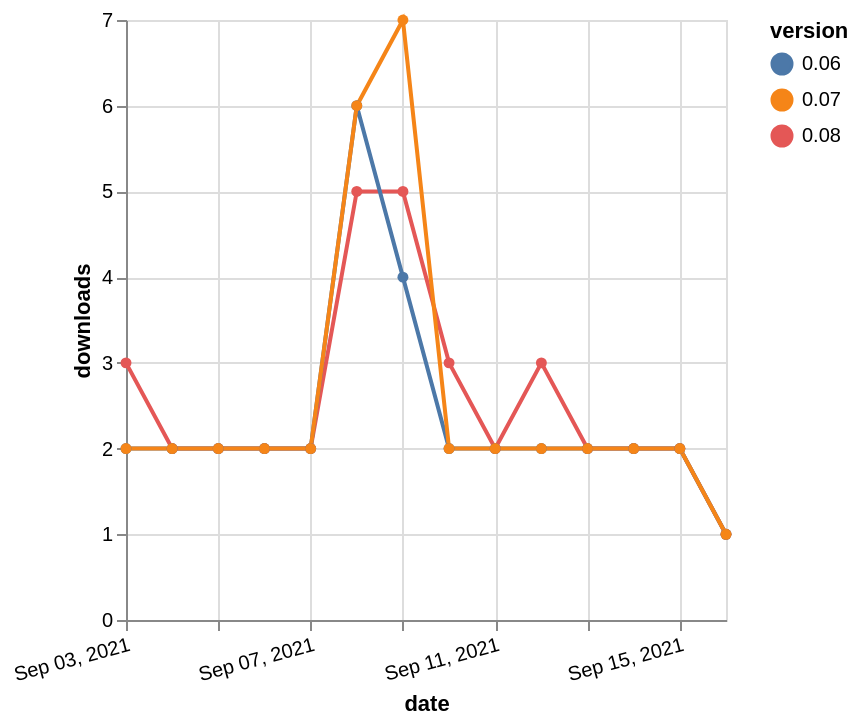

Describe this chart as a Vega-Lite specification.
### Vega-Lite specification from a JSON file in a GitHub repository (floating-point values rounded to 4 significant figures)
{"$schema": "https://vega.github.io/schema/vega-lite/v5.json", "description": "A simple bar chart with embedded data.", "data": {"values": [{"date": "2021-09-03", "total": 3453, "delta": 3, "version": "0.08"}, {"date": "2021-09-04", "total": 3455, "delta": 2, "version": "0.08"}, {"date": "2021-09-05", "total": 3457, "delta": 2, "version": "0.08"}, {"date": "2021-09-06", "total": 3459, "delta": 2, "version": "0.08"}, {"date": "2021-09-07", "total": 3461, "delta": 2, "version": "0.08"}, {"date": "2021-09-08", "total": 3466, "delta": 5, "version": "0.08"}, {"date": "2021-09-09", "total": 3471, "delta": 5, "version": "0.08"}, {"date": "2021-09-10", "total": 3474, "delta": 3, "version": "0.08"}, {"date": "2021-09-11", "total": 3476, "delta": 2, "version": "0.08"}, {"date": "2021-09-12", "total": 3479, "delta": 3, "version": "0.08"}, {"date": "2021-09-13", "total": 3481, "delta": 2, "version": "0.08"}, {"date": "2021-09-14", "total": 3483, "delta": 2, "version": "0.08"}, {"date": "2021-09-15", "total": 3485, "delta": 2, "version": "0.08"}, {"date": "2021-09-16", "total": 3486, "delta": 1, "version": "0.08"}, {"date": "2021-09-03", "total": 3528, "delta": 2, "version": "0.06"}, {"date": "2021-09-04", "total": 3530, "delta": 2, "version": "0.06"}, {"date": "2021-09-05", "total": 3532, "delta": 2, "version": "0.06"}, {"date": "2021-09-06", "total": 3534, "delta": 2, "version": "0.06"}, {"date": "2021-09-07", "total": 3536, "delta": 2, "version": "0.06"}, {"date": "2021-09-08", "total": 3542, "delta": 6, "version": "0.06"}, {"date": "2021-09-09", "total": 3546, "delta": 4, "version": "0.06"}, {"date": "2021-09-10", "total": 3548, "delta": 2, "version": "0.06"}, {"date": "2021-09-11", "total": 3550, "delta": 2, "version": "0.06"}, {"date": "2021-09-12", "total": 3552, "delta": 2, "version": "0.06"}, {"date": "2021-09-13", "total": 3554, "delta": 2, "version": "0.06"}, {"date": "2021-09-14", "total": 3556, "delta": 2, "version": "0.06"}, {"date": "2021-09-15", "total": 3558, "delta": 2, "version": "0.06"}, {"date": "2021-09-16", "total": 3559, "delta": 1, "version": "0.06"}, {"date": "2021-09-03", "total": 4298, "delta": 2, "version": "0.07"}, {"date": "2021-09-04", "total": 4300, "delta": 2, "version": "0.07"}, {"date": "2021-09-05", "total": 4302, "delta": 2, "version": "0.07"}, {"date": "2021-09-06", "total": 4304, "delta": 2, "version": "0.07"}, {"date": "2021-09-07", "total": 4306, "delta": 2, "version": "0.07"}, {"date": "2021-09-08", "total": 4312, "delta": 6, "version": "0.07"}, {"date": "2021-09-09", "total": 4319, "delta": 7, "version": "0.07"}, {"date": "2021-09-10", "total": 4321, "delta": 2, "version": "0.07"}, {"date": "2021-09-11", "total": 4323, "delta": 2, "version": "0.07"}, {"date": "2021-09-12", "total": 4325, "delta": 2, "version": "0.07"}, {"date": "2021-09-13", "total": 4327, "delta": 2, "version": "0.07"}, {"date": "2021-09-14", "total": 4329, "delta": 2, "version": "0.07"}, {"date": "2021-09-15", "total": 4331, "delta": 2, "version": "0.07"}, {"date": "2021-09-16", "total": 4332, "delta": 1, "version": "0.07"}]}, "width": "container", "mark": {"type": "line", "point": {"filled": true}}, "encoding": {"x": {"field": "date", "type": "temporal", "timeUnit": "yearmonthdate", "title": "date", "axis": {"labelAngle": -15}}, "y": {"field": "delta", "type": "quantitative", "title": "downloads"}, "color": {"field": "version", "type": "nominal"}, "tooltip": {"field": "delta"}}}
